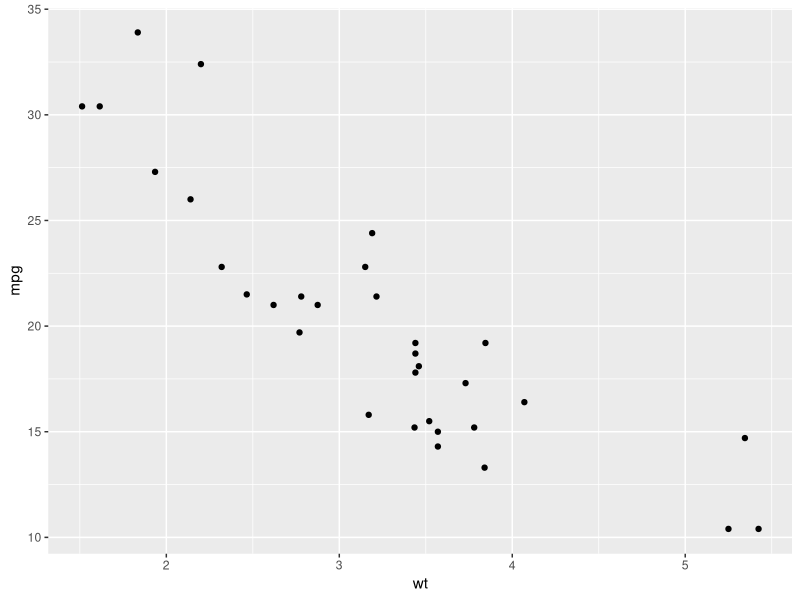
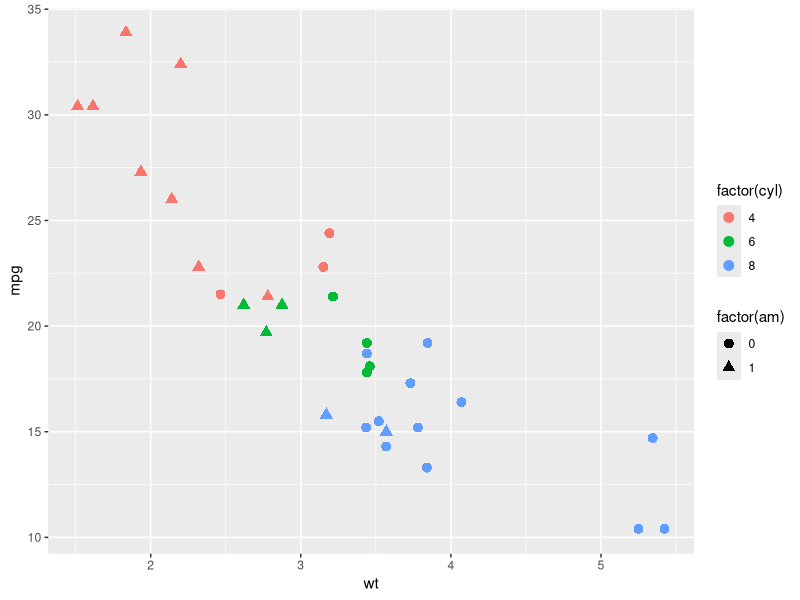
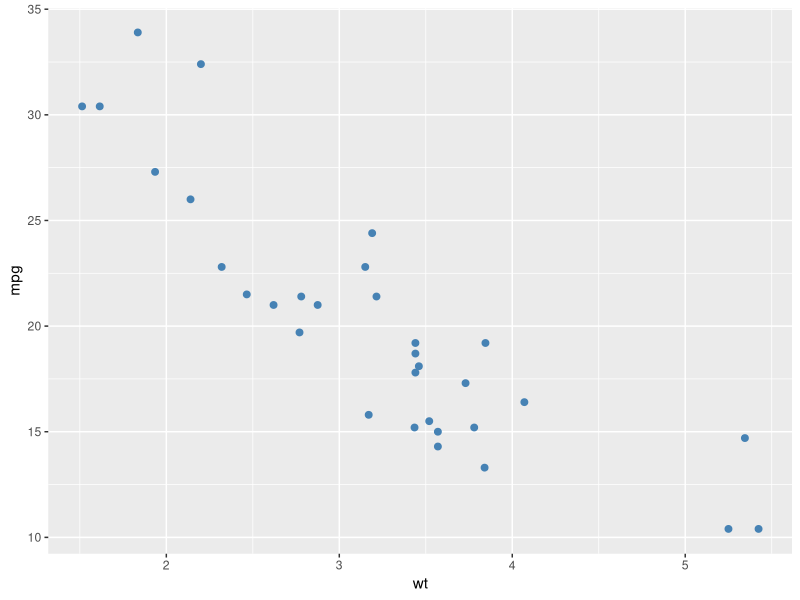
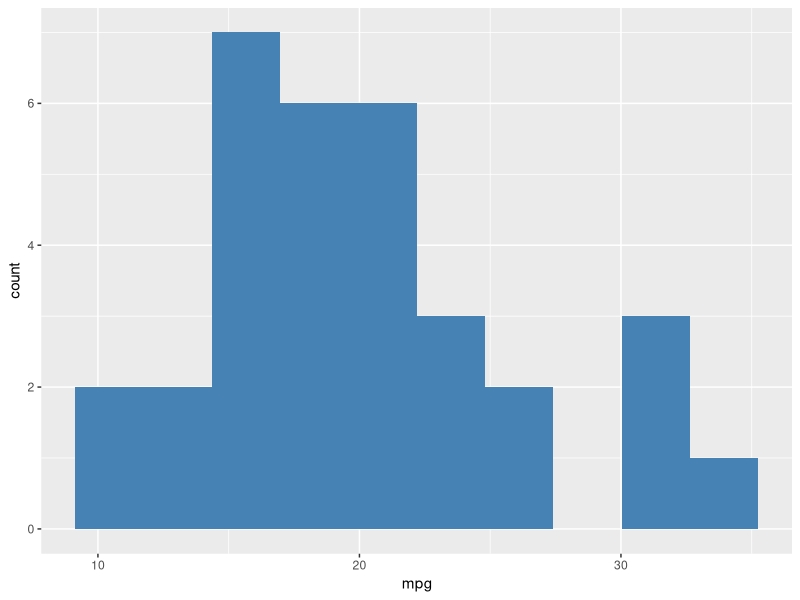
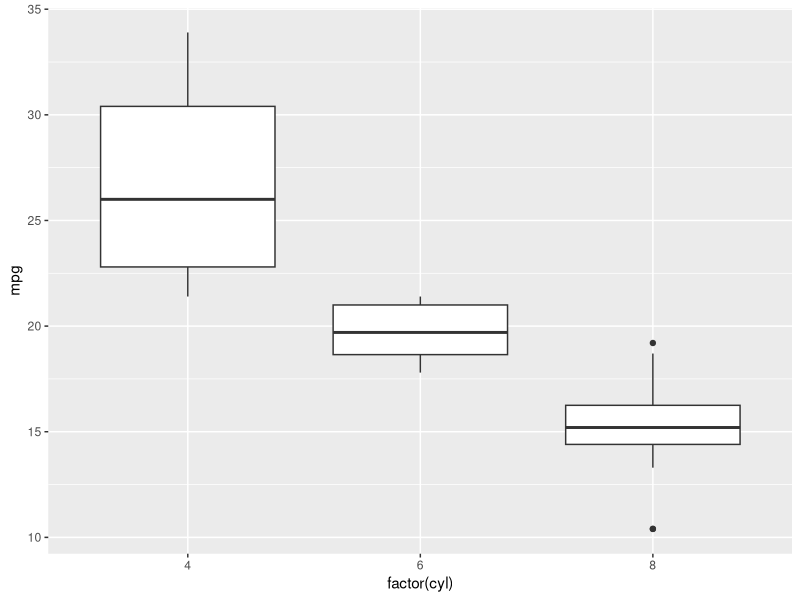
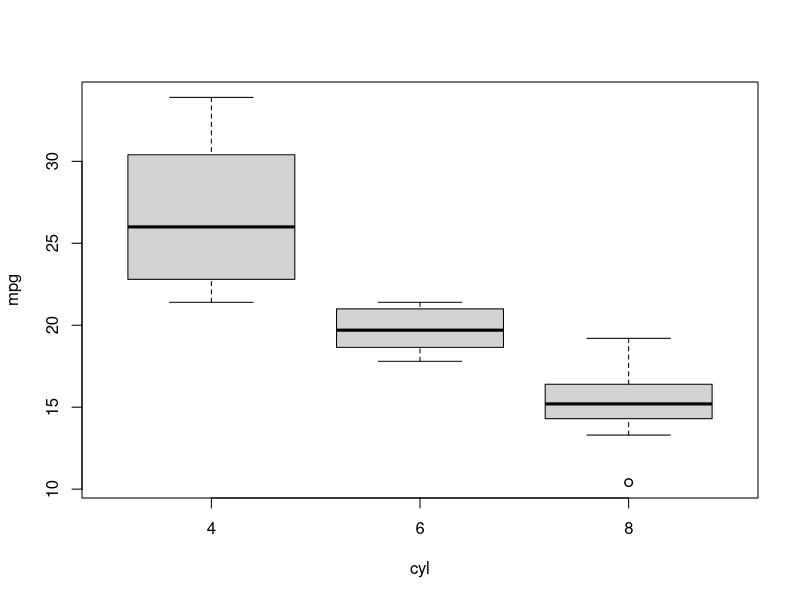
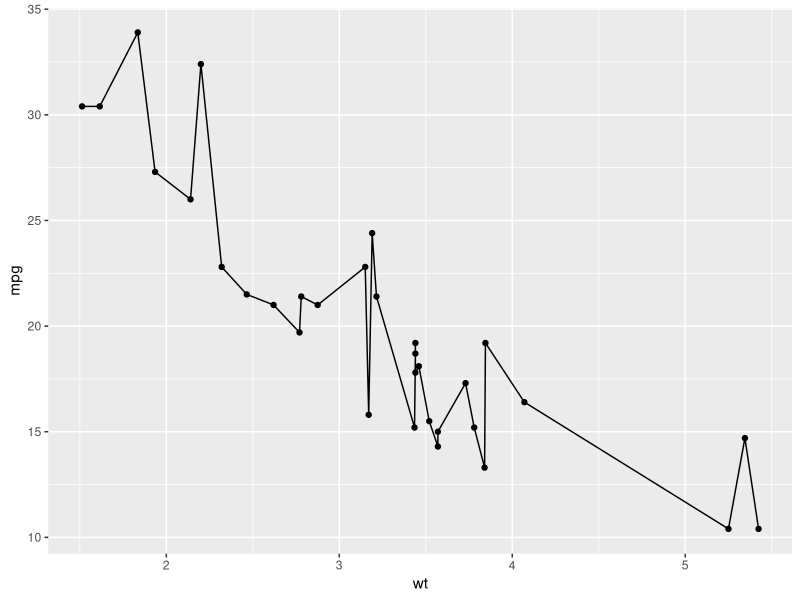
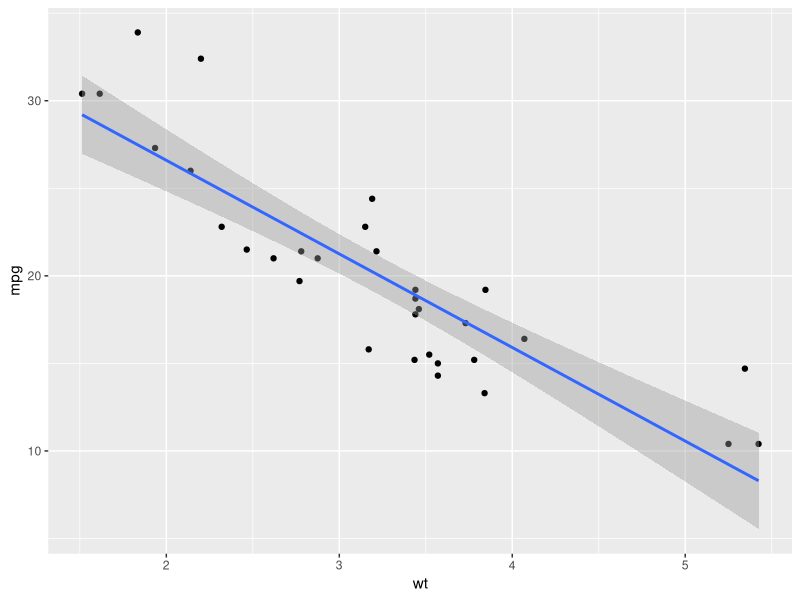

Write the R code that produced these figures, in order.
## ---- chunk 1
knitr::opts_chunk$set(echo = TRUE, comment = "#>")
library(ggplot2)
## ---- chunk 2
# Każdy wykres: dane + aes() + geom_*()
ggplot(mtcars, aes(x = wt, y = mpg)) +
  geom_point()
## ---- chunk 3
# Color and shape in aes() → zależy od danych (tworzy legendę)
ggplot(mtcars, aes(x = wt, y = mpg, color = factor(cyl), shape = factor(am))) +
  geom_point(size = 3)
## ---- chunk 4
# Color outside aes() → stały dla wszystkich punktów
ggplot(mtcars, aes(x = wt, y = mpg)) +
  geom_point(color = "steelblue", size = 2)
## ---- chunk 5
# Histogram
ggplot(mtcars, aes(x = mpg)) +
  geom_histogram(bins = 10, fill = "steelblue")
## ---- chunk 6
# Boxplot
ggplot(mtcars, aes(x = factor(cyl), y = mpg)) +
  geom_boxplot()
## ---- chunk 7
# Boxplot base R (szybszy zapis)
boxplot(mpg ~ cyl, data = mtcars)
## ---- chunk 8
# Line + points
ggplot(mtcars, aes(x = wt, y = mpg)) +
  geom_line() +
  geom_point()
## ---- chunk 9
# Linear regression
ggplot(mtcars, aes(x = wt, y = mpg)) +
  geom_point() +
  geom_smooth(method = "lm", se = TRUE)
## ---- chunk 10
# facet_wrap — jedna zmienna, panele "zawijane"
ggplot(mtcars, aes(x = wt, y = mpg)) +
  geom_point() +
  facet_wrap(~cyl)
## ---- chunk 11
# facet_grid — siatka wg DWÓCH zmiennych
# wiersz ~ kolumna; . oznacza brak podziału w tym wymiarze
ggplot(mtcars, aes(x = wt, y = mpg)) +
  geom_point() +
  facet_grid(am ~ cyl)
## ---- chunk 12
plot(mtcars$wt, mtcars$mpg,
  pch = 16, col = "steelblue",
  xlab = "Masa (1000 lb)", ylab = "Mile/galon"
)
abline(lm(mpg ~ wt, data = mtcars), col = "red")
## ---- chunk 13
# Add points do istniejącego wykresu
plot(mtcars$wt, mtcars$mpg)
points(mtcars$wt[mtcars$cyl == 8], mtcars$mpg[mtcars$cyl == 8],
  col = "red", pch = 17
)
